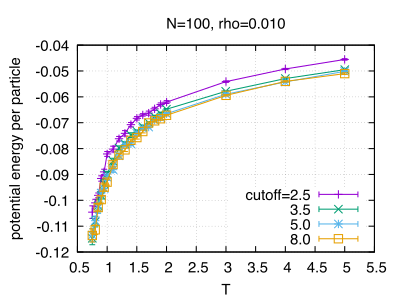

gnuplot code for this plot:
set key bottom
set grid
set title 'N=100, rho=0.010'
set xlabel 'T'
set ylabel 'potential energy per particle'
plot \
"n100-cut2.5/lj-n100-r0.010-cut2.5.dat" using 1:3:4 with errorlines title 'cutoff=2.5', \
"n100-cut3.5/lj-n100-r0.010-cut3.5.dat" using 1:3:4 with errorlines title '3.5', \
"n100-cut5.0/lj-n100-r0.010-cut5.0.dat" using 1:3:4 with errorlines title '5.0', \
"n100-cut8.0/lj-n100-r0.010-cut8.0.dat" using 1:3:4 with errorlines title '8.0'
